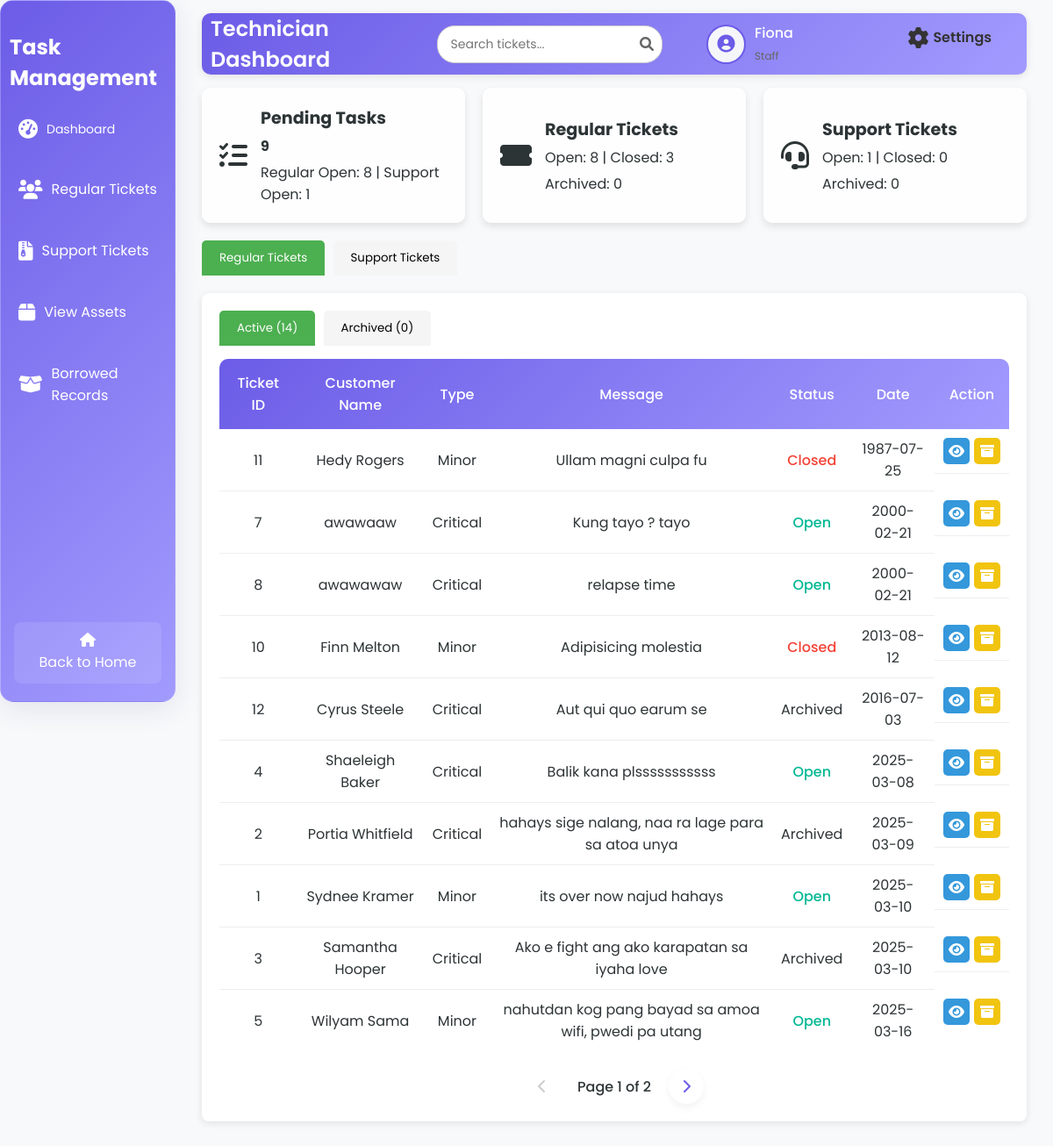
The page /technicianD.php (signed in) on the database its author committed.
### tables this page shows
CREATE TABLE `tbl_ticket` (
  `t_id` int(50) NOT NULL,
  `t_aname` varchar(200) NOT NULL,
  `t_type` varchar(200) NOT NULL,
  `t_status` varchar(200) NOT NULL,
  `t_date` date NOT NULL,
  `t_details` varchar(200) NOT NULL
);

### technicianD.php (the view, shortened to what this page needs)
<?php
include 'db.php';
$username = $_SESSION['username'] ?? 'tech_user';
$firstName = '';
$userType = '';
$avatarPath = $_SESSION['avatarPath'];
$limit = 10;
$regularActivePage = isset($_GET['regularActivePage']) ? max(1, (int)$_GET['regularActivePage']) : 1;
$tab = $_GET['tab'] ?? 'regular';
if ($conn) {
    $sqlUser = "SELECT u_fname, u_type FROM tbl_user WHERE u_username = ?";
    $stmt = $conn->prepare($sqlUser);
    if ($stmt === false) {
        error_log("Prepare failed for user query: " . $conn->error);
    } else {
        $stmt->bind_param("s", $username);
        $stmt->execute();
        $resultUser = $stmt->get_result();
        if ($resultUser->num_rows > 0) {
            $row = $resultUser->fetch_assoc();
            $firstName = $row['u_fname'] ?: '';
            $userType = $row['u_type'] ?: '';
        } else {
            error_log("No user found for username: $username");
        }
    }
    $sqlOpenTickets = "SELECT COUNT(*) AS openTickets FROM tbl_ticket WHERE t_status = 'open' AND (t_details NOT LIKE 'ARCHIVED:%' OR t_details IS NULL)";
    $resultOpenTickets = $conn->query($sqlOpenTickets);
    $openTickets = $resultOpenTickets ? ($resultOpenTickets->fetch_assoc()['openTickets'] ?? 0) : 0;
    $sqlClosedTickets = "SELECT COUNT(*) AS closedTickets FROM tbl_ticket WHERE t_status = 'closed' AND (t_details NOT LIKE 'ARCHIVED:%' OR t_details IS NULL)";
    $resultClosedTickets = $conn->query($sqlClosedTickets);
    $closedTickets = $resultClosedTickets ? ($resultClosedTickets->fetch_assoc()['closedTickets'] ?? 0) : 0;
    $sqlArchivedRegular = "SELECT COUNT(*) AS archivedTickets FROM tbl_ticket WHERE t_details LIKE 'ARCHIVED:%'";
    $resultArchivedRegular = $conn->query($sqlArchivedRegular);
    $archivedRegular = $resultArchivedRegular ? ($resultArchivedRegular->fetch_assoc()['archivedTickets'] ?? 0) : 0;
    $sqlSupportOpen = "SELECT COUNT(*) AS supportOpen FROM tbl_supp_tickets WHERE s_status = 'Open' AND (s_message NOT LIKE 'ARCHIVED:%' OR s_message IS NULL)";
    $resultSupportOpen = $conn->query($sqlSupportOpen);
    $supportOpen = $resultSupportOpen ? ($resultSupportOpen->fetch_assoc()['supportOpen'] ?? 0) : 0;
    $sqlSupportClosed = "SELECT COUNT(*) AS supportClosed FROM tbl_supp_tickets WHERE s_status = 'Closed' AND (s_message NOT LIKE 'ARCHIVED:%' OR s_message IS NULL)";
    $resultSupportClosed = $conn->query($sqlSupportClosed);
    $supportClosed = $resultSupportClosed ? ($resultSupportClosed->fetch_assoc()['supportClosed'] ?? 0) : 0;
    $sqlArchivedSupport = "SELECT COUNT(*) AS archivedSupport FROM tbl_supp_tickets WHERE s_message LIKE 'ARCHIVED:%'";
    $resultArchivedSupport = $conn->query($sqlArchivedSupport);
    $archivedSupport = $resultArchivedSupport ? ($resultArchivedSupport->fetch_assoc()['archivedSupport'] ?? 0) : 0;
    $pendingTasks = $openTickets + $supportOpen;
    $sqlTotalRegularActive = "SELECT COUNT(*) AS total FROM tbl_ticket WHERE (t_details NOT LIKE 'ARCHIVED:%' OR t_details IS NULL)";
    $resultTotalRegularActive = $conn->query($sqlTotalRegularActive);
    $totalRegularActive = $resultTotalRegularActive ? ($resultTotalRegularActive->fetch_assoc()['total'] ?? 0) : 0;
    $totalRegularActivePages = ceil($totalRegularActive / $limit) ?: 1;
    $regularActivePage = min($regularActivePage, $totalRegularActivePages);
    $regularActiveOffset = ($regularActivePage - 1) * $limit;
    $sqlRegularActive = "SELECT t_id, t_aname, t_type, t_details, t_status, t_date
                        FROM tbl_ticket
                        WHERE (t_details NOT LIKE 'ARCHIVED:%' OR t_details IS NULL)
                        ORDER BY t_date ASC LIMIT ? OFFSET ?";
    $stmtRegularActive = $conn->prepare($sqlRegularActive);
    $stmtRegularActive->bind_param("ii", $limit, $regularActiveOffset);
    $stmtRegularActive->execute();
    $resultRegularActive = $stmtRegularActive->get_result();
    $sqlTotalRegularArchived = "SELECT COUNT(*) AS total FROM tbl_ticket WHERE t_details LIKE 'ARCHIVED:%'";
    $resultTotalRegularArchived = $conn->query($sqlTotalRegularArchived);
    $totalRegularArchived = $resultTotalRegularArchived ? ($resultTotalRegularArchived->fetch_assoc()['total'] ?? 0) : 0;
}
?>
<!DOCTYPE html>
<html lang="en">
<head>
    <link rel="stylesheet" href="techniciansD.css">
    <link rel="stylesheet" href="https://cdnjs.cloudflare.com/ajax/libs/font-awesome/6.0.0-beta3/css/all.min.css">
</head>
<body>
<div class="wrapper">
    <div class="sidebar glass-container">
        <h2>Task Management</h2>
        <ul>
            <li><a href="technicianD.php"><i class="fas fa-tachometer-alt"></i> <span>Dashboard</span></a></li>
            <li><a href="staffD.php"><i class="fas fa-users"></i> Regular Tickets</a></li>
            <li><a href="suppT.php"><i class="fas fa-file-archive"></i> Support Tickets</a></li>
            <li><a href="assetsT.php"><i class="fas fa-box"></i>View Assets</a></li>
            <li><a href="techBorrowed.php"><i class="fas fa-box-open"></i>Borrowed Records</a></li>
        </ul>
        <footer>
            <a href="index.php" class="back-home"><i class="fas fa-home"></i> <span>Back to Home</span></a>
        </footer>
    </div>
    <div class="container">
        <div class="upper">
            <h1>Technician Dashboard</h1>
            <div class="search-container">
                <input type="text" class="search-bar" id="searchInput" placeholder="Search tickets..." onkeyup="searchTickets()">
                <span class="search-icon"><i class="fas fa-search"></i></span>
            </div>
            <div class="user-profile">
                <div class="user-icon">
                    <?php
                    if (!empty($avatarPath) && file_exists(str_replace('?' . time(), '', $avatarPath))) {
                        echo "<img src='" . htmlspecialchars($avatarPath, ENT_QUOTES, 'UTF-8') . "' alt='User Avatar'>";
                    } else {
                        echo "<i class='fas fa-user-circle'></i>";
                    }
                    ?>
                </div>
                <div class="user-details">
                    <span><?php echo htmlspecialchars($firstName, ENT_QUOTES, 'UTF-8'); ?></span>
                    <small><?php echo htmlspecialchars(ucfirst($userType), ENT_QUOTES, 'UTF-8'); ?></small>
                </div>
                <a href="settings.php" class="settings-link">
                    <i class="fas fa-cog"></i>
                    <span>Settings</span>
                </a>
            </div>
        </div>
        <div class="dashboard-cards">
            <div class="card">
                <i class="fas fa-tasks text-yellow-500"></i>
                <div class="card-content">
                    <h3>Pending Tasks</h3>
                    <p><strong><?php echo $pendingTasks; ?></strong></p>
                    <p>Regular Open: <?php echo $openTickets; ?> | Support Open: <?php echo $supportOpen; ?></p>
                </div>
            </div>
            <div class="card">
                <i class="fas fa-ticket-alt text-orange-500"></i>
                <div class="card-content">
                    <h3>Regular Tickets</h3>
                    <p>Open: <?php echo $openTickets; ?> | Closed: <?php echo $closedTickets; ?></p>
                    <p>Archived: <?php echo $archivedRegular; ?></p>
                </div>
            </div>
            <div class="card">
                <i class="fas fa-headset text-blue-500"></i>
                <div class="card-content">
                    <h3>Support Tickets</h3>
                    <p>Open: <?php echo $supportOpen; ?> | Closed: <?php echo $supportClosed; ?></p>
                    <p>Archived: <?php echo $archivedSupport; ?></p>
                </div>
            </div>
        </div>
        <div class="tab-container">
            <div class="main-tab-buttons">
                <button class="tab-button <?php echo in_array($tab, ['regular', 'regularArchived']) ? 'active' : ''; ?>" onclick="openMainTab('regularTickets', '<?php echo $tab === 'regularArchived' ? 'regularArchived' : 'regular'; ?>')">Regular Tickets</button>
                <button class="tab-button <?php echo in_array($tab, ['support', 'supportArchived']) ? 'active' : ''; ?>" onclick="openMainTab('supportTickets', '<?php echo $tab === 'supportArchived' ? 'supportArchived' : 'support'; ?>')">Support Tickets</button>
            </div>
            <div id="regularTickets" class="main-tab-content <?php echo in_array($tab, ['regular', 'regularArchived']) ? 'active' : ''; ?>">
                <div class="table-box">
                    <div class="sub-tab-buttons">
                        <button class="tab-button <?php echo $tab === 'regular' ? 'active' : ''; ?>" onclick="openSubTab('regularTicketsContent', 'regular')">Active (<?php echo $totalRegularActive; ?>)</button>
                        <button class="tab-button <?php echo $tab === 'regularArchived' ? 'active' : ''; ?>" onclick="openSubTab('regularArchivedTicketsContent', 'regularArchived')">
                            Archived (<?php echo $totalRegularArchived; ?>)
                        </button>
                    </div>
                    <div id="regularTicketsContent" class="sub-tab-content <?php echo $tab === 'regular' ? 'active' : ''; ?>">
                        <table class="tickets-table" id="regular-active-tickets">
                            <thead>
                                <tr>
                                    <th>Ticket ID</th>
                                    <th>Customer Name</th>
                                    <th>Type</th>
                                    <th>Message</th>
                                    <th>Status</th>
                                    <th>Date</th>
                                    <th>Action</th>
                                </tr>
                            </thead>
                            <tbody>
                                <?php
                                if ($resultRegularActive && $resultRegularActive->num_rows > 0) {
                                    while ($row = $resultRegularActive->fetch_assoc()) {
                                        $display_details = preg_replace('/^ARCHIVED:/', '', $row['t_details'] ?? '');
                                        $ticketData = json_encode([
                                            'id' => $row['t_id'],
                                            'aname' => $row['t_aname'] ?? '',
                                            'type' => ucfirst(strtolower($row['t_type'] ?? '')),
                                            'details' => $display_details,
                                            'status' => ucfirst(strtolower($row['t_status'] ?? '')),
                                            'date' => $row['t_date'] ?? '-'
                                        ], JSON_HEX_QUOT | JSON_HEX_TAG);
                                        echo "<tr>
                                                <td>" . htmlspecialchars($row['t_id']) . "</td>
                                                <td>" . htmlspecialchars($row['t_aname'] ?? '') . "</td>
                                                <td>" . htmlspecialchars(ucfirst(strtolower($row['t_type'] ?? ''))) . "</td>
                                                <td>" . htmlspecialchars($display_details) . "</td>
                                                <td class='status-" . strtolower(str_replace(' ', '-', $row['t_status'] ?? '')) . "'>" . ucfirst(strtolower($row['t_status'] ?? '')) . "</td>
                                                <td>" . htmlspecialchars($row['t_date'] ?? '-') . "</td>
                                                <td class='action-buttons'>
                                                <span class='view-btn' onclick='openModal(\"view\", \"regular\", $ticketData)' title='View'><i class='fas fa-eye'></i></span>
                                                <span class='archive-btn' onclick='openModal(\"archive\", \"regular\", {\"id\": {$row['t_id']}})' title='Archive'><i class='fas fa-archive'></i></span>
                                            </td>
                                              </tr>";
                                    }
                                } else {
                                    echo "<tr><td colspan='7' style='text-align: center;'>No active regular tickets found.</td></tr>";
                                }
                                ?>
                            </tbody>
                        </table>
                        <div class="pagination">
                            <?php if ($regularActivePage > 1): ?>
                                <a href="?tab=regular&regularActivePage=<?php echo $regularActivePage - 1; ?>" class="pagination-link"><i class="fas fa-chevron-left"></i></a>
                            <?php else: ?>
                                <span class="pagination-link disabled"><i class="fas fa-chevron-left"></i></span>
                            <?php endif; ?>
                            <span class="current-page">Page <?php echo $regularActivePage; ?> of <?php echo $totalRegularActivePages; ?></span>
                            <?php if ($regularActivePage < $totalRegularActivePages): ?>
                                <a href="?tab=regular&regularActivePage=<?php echo $regularActivePage + 1; ?>" class="pagination-link"><i class="fas fa-chevron-right"></i></a>
                            <?php else: ?>
                                <span class="pagination-link disabled"><i class="fas fa-chevron-right"></i></span>
                            <?php endif; ?>
                        </div>
                    </div>
                </div>
            </div>
        </div>
    </div>
</div>
</body>
</html>

### rows shown on the page
tbl_ticket: t_id "11", t_aname "Hedy Rogers", t_type "Minor", t_details "Ullam magni culpa fu", t_status "Closed", t_date "1987-07-25"
tbl_ticket: t_id "7", t_aname "awawaaw", t_type "Critical", t_details "Kung tayo ? tayo", t_status "Open", t_date "2000-02-21"
tbl_ticket: t_id "8", t_aname "awawawaw", t_type "Critical", t_details "relapse time", t_status "Open", t_date "2000-02-21"
tbl_ticket: t_id "10", t_aname "Finn Melton", t_type "Minor", t_details "Adipisicing molestia", t_status "Closed", t_date "2013-08-12"
tbl_ticket: t_id "12", t_aname "Cyrus Steele", t_type "Critical", t_details "Aut qui quo earum se", t_status "Archived", t_date "2016-07-03"
tbl_ticket: t_id "4", t_aname "Shaeleigh Baker", t_type "Critical", t_details "Balik kana plsssssssssss", t_status "Open", t_date "2025-03-08"
tbl_ticket: t_id "2", t_aname "Portia Whitfield", t_type "Critical", t_details "hahays sige nalang, naa ra lage para sa atoa unya", t_status "Archived", t_date "2025-03-09"
tbl_ticket: t_id "1", t_aname "Sydnee Kramer", t_type "Minor", t_details "its over now najud hahays", t_status "Open", t_date "2025-03-10"
tbl_ticket: t_id "3", t_aname "Samantha Hooper", t_type "Critical", t_details "Ako e fight ang ako karapatan sa iyaha love", t_status "Archived", t_date "2025-03-10"
tbl_ticket: t_id "5", t_aname "Wilyam Sama", t_type "Minor", t_details "nahutdan kog pang bayad sa amoa wifi, pwedi pa utang", t_status "Open", t_date "2025-03-16"

### other values the page prints
$firstName "Fiona"
$userType "Staff"
$pendingTasks "9"
$openTickets "8"
$supportOpen "1"
$closedTickets "3"
$archivedRegular "0"
$supportClosed "0"
$archivedSupport "0"
$totalRegularActive "14"
$totalRegularArchived "0"
$regularActivePage "1"
$totalRegularActivePages "2"
